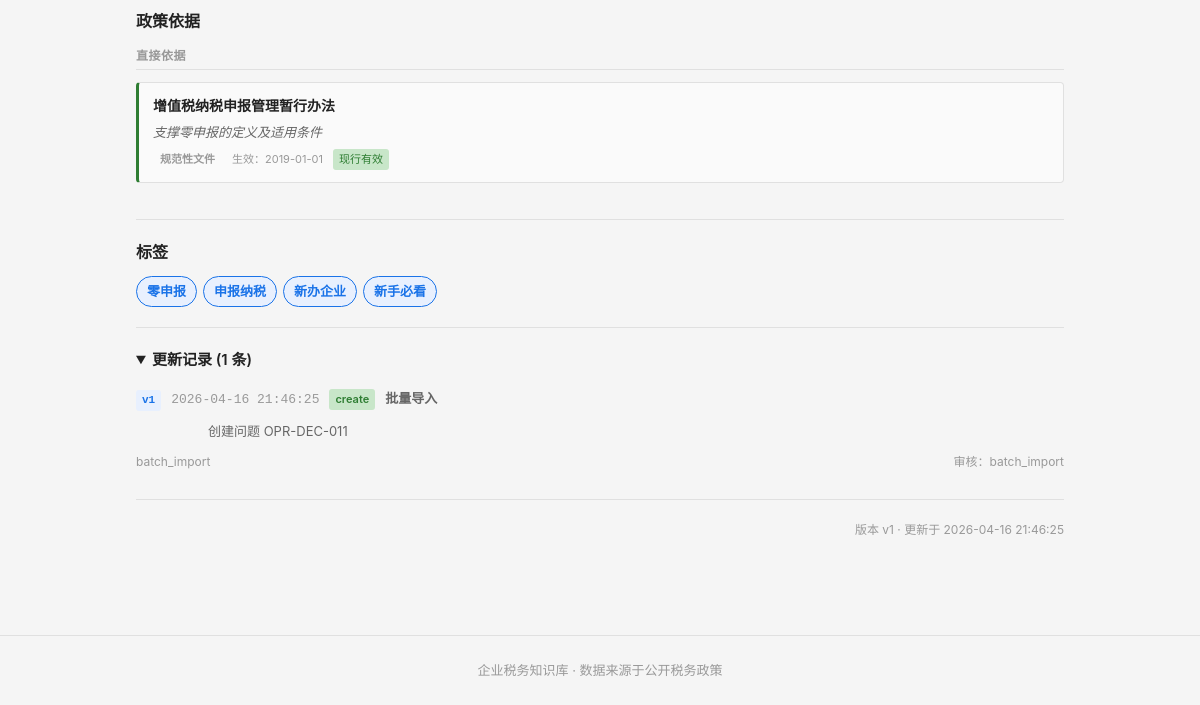
/question/OPR-DEC-011 (lower part), run on an earlier commit of the app's database.
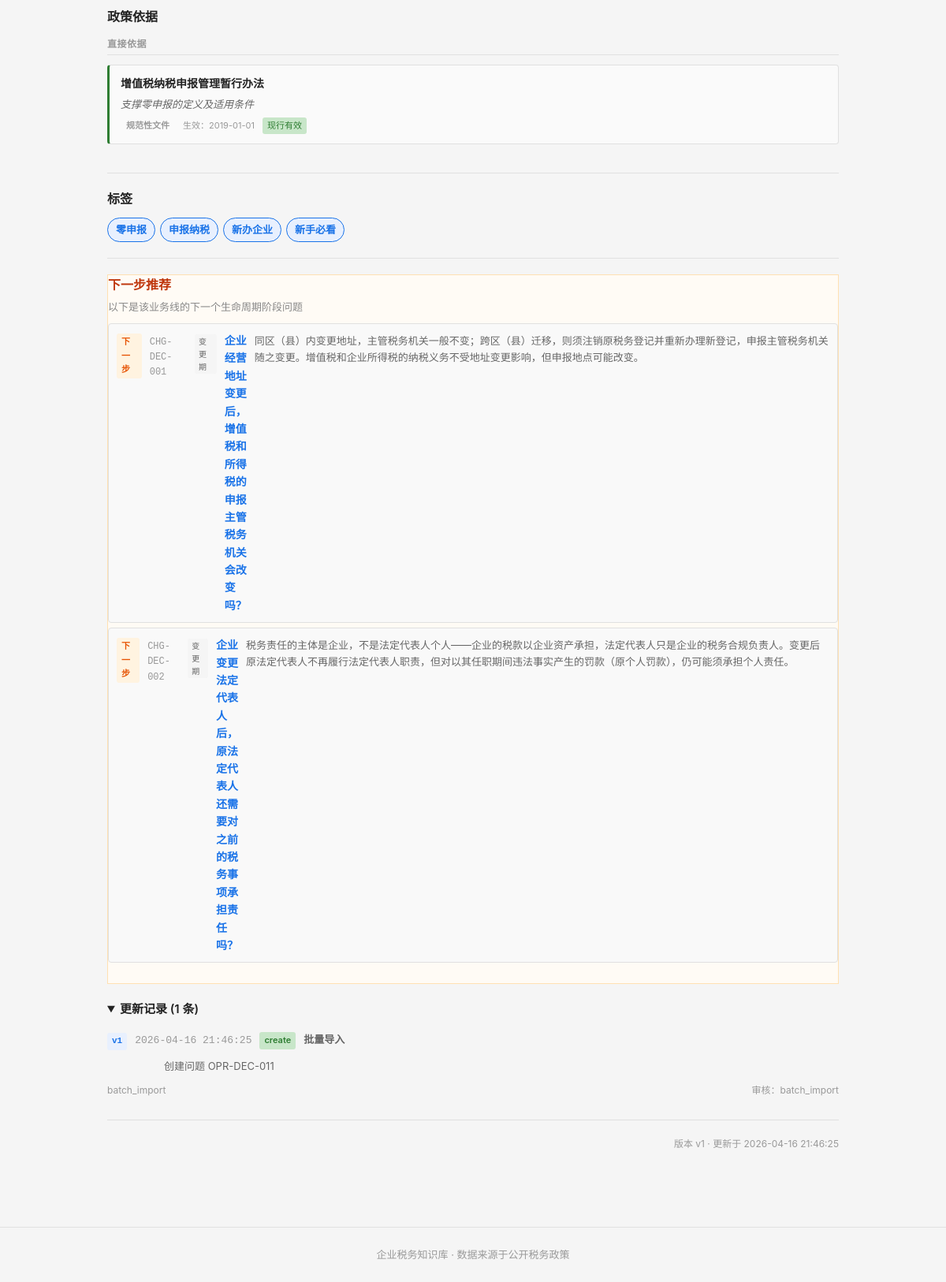
And on a later commit of the database.
### tables this page shows
CREATE TABLE question_policy_link (
    id              INTEGER PRIMARY KEY AUTOINCREMENT,
    question_id     INTEGER NOT NULL,
    policy_id       INTEGER NOT NULL,
    support_type    TEXT NOT NULL,
    support_note    TEXT,
    display_order   INTEGER NOT NULL DEFAULT 1,

    FOREIGN KEY (question_id) REFERENCES question_master(id) ON DELETE CASCADE,
    FOREIGN KEY (policy_id)   REFERENCES policy_basis(id)    ON DELETE CASCADE
);

CREATE TABLE policy_basis (
    id              INTEGER PRIMARY KEY AUTOINCREMENT,
    policy_code     TEXT NOT NULL UNIQUE,
    policy_name     TEXT NOT NULL,
    document_no     TEXT,
    article_ref     TEXT,

    -- 政策层级
    policy_level    TEXT NOT NULL,

    -- 有效期
    effective_date  TEXT,
    expiry_date     TEXT,
    current_status  TEXT NOT NULL DEFAULT 'effective',

    -- 内容摘要
    policy_summary  TEXT,
    raw_quote_short TEXT,

    -- 适用范围
    region_scope    TEXT DEFAULT 'national',

    -- 备注
    remarks         TEXT,

    -- 审计字段
    created_at      TEXT NOT NULL DEFAULT (datetime('now')),
    updated_at      TEXT NOT NULL DEFAULT (datetime('now'))
);

CREATE TABLE question_tag_link (
    id              INTEGER PRIMARY KEY AUTOINCREMENT,
    question_id     INTEGER NOT NULL,
    tag_id          INTEGER NOT NULL,
    is_primary      INTEGER NOT NULL DEFAULT 0,
    display_order   INTEGER NOT NULL DEFAULT 1,

    FOREIGN KEY (question_id) REFERENCES question_master(id) ON DELETE CASCADE,
    FOREIGN KEY (tag_id)      REFERENCES tag_dict(id)       ON DELETE CASCADE
);

CREATE TABLE tag_dict (
    id              INTEGER PRIMARY KEY AUTOINCREMENT,
    tag_code        TEXT NOT NULL UNIQUE,
    tag_name        TEXT NOT NULL,
    tag_category    TEXT,
    parent_id       INTEGER,
    display_order   INTEGER NOT NULL DEFAULT 1,
    status          TEXT NOT NULL DEFAULT 'active',

    FOREIGN KEY (parent_id) REFERENCES tag_dict(id) ON DELETE SET NULL
);

CREATE TABLE question_update_log (
    id              INTEGER PRIMARY KEY AUTOINCREMENT,
    question_id     INTEGER NOT NULL,
    version_no      INTEGER NOT NULL,
    update_date     TEXT NOT NULL DEFAULT (datetime('now')),
    update_type     TEXT NOT NULL,
    update_reason   TEXT,
    updated_by      TEXT,
    reviewed_by     TEXT,
    change_summary  TEXT,

    FOREIGN KEY (question_id) REFERENCES question_master(id) ON DELETE CASCADE
);

CREATE TABLE question_master (
    id              INTEGER PRIMARY KEY AUTOINCREMENT,
    question_code   TEXT NOT NULL UNIQUE,
    question_title  TEXT NOT NULL,
    question_plain  TEXT NOT NULL,

    -- 分类
    stage_code      TEXT NOT NULL,
    module_code     TEXT NOT NULL,
    question_type   TEXT NOT NULL,

    -- 答案
    one_line_answer TEXT NOT NULL,
    detailed_answer TEXT,
    core_definition TEXT,

    -- 条件与边界
    applicable_conditions TEXT,
    exceptions_boundary   TEXT,

    -- 实务
    practical_steps TEXT,
    risk_warning    TEXT,

    -- 适用范围
    scope_level     TEXT NOT NULL DEFAULT 'scope_national',
    local_region    TEXT,

    -- 确定性
    answer_certainty TEXT NOT NULL DEFAULT 'certain_clear',

    -- 元数据
    keywords        TEXT,
    high_frequency_flag INTEGER NOT NULL DEFAULT 0,
    newbie_flag     INTEGER NOT NULL DEFAULT 0,

    -- 版本管理
    status          TEXT NOT NULL DEFAULT 'draft',
    version_no      INTEGER NOT NULL DEFAULT 1,

    -- 审计字段
    created_at      TEXT NOT NULL DEFAULT (datetime('now')),
    updated_at      TEXT NOT NULL DEFAULT (datetime('now'))
);

### backend/app.py (the view)
    @app.route('/question/<question_code>')
    def question_detail(question_code):
        from services.question_service import QuestionService
        svc = QuestionService()
        detail = svc.get_question_detail(question_code)
        if not detail:
            return "问题不存在", 404
        stages = svc.get_stages()
        modules = svc.get_modules()
        return render_template('detail.html',
                               detail=detail, stages=stages, modules=modules)

### backend/services/question_service.py (called while the page is built)
    def _query(self, sql, params=None):
        conn = sqlite3.connect(self.db_path)
        conn.execute("PRAGMA foreign_keys = ON")
        conn.row_factory = sqlite3.Row
        cur = conn.cursor()
        if params:
            cur.execute(sql, params)
        else:
            cur.execute(sql)
        rows = cur.fetchall()
        conn.close()
        return [dict(r) for r in rows]

    def _query_one(self, sql, params=None):
        rows = self._query(sql, params)
        return rows[0] if rows else None

    def get_stages(self):
        return self._query("""
            SELECT tag_code, tag_name
            FROM tag_dict
            WHERE tag_category = 'stage'
            ORDER BY display_order
        """)

    def get_modules(self):
        return self._query("""
            SELECT tag_code, tag_name
            FROM tag_dict
            WHERE tag_category = 'module'
            ORDER BY display_order
        """)

### frontend/templates/detail.html (shortened to what this page needs)
{% extends "base.html" %}
{% macro policy_level_label(code) %}{{ {'level_law':'法律','level_admin':'行政法规','level_department':'部门规章','level_bulletin':'规范性文件','level_provincial':'省级文件','level_local':'地方文件'}.get(code, code or '') }}{% endmacro %}
{% macro stage_label(code) %}
    {%- if code == 'SET' -%}设立期
    {%- elif code == 'OPR' -%}开业期
    {%- elif code == 'CHG' -%}变更期
    {%- elif code == 'RSK' -%}风险期
    {%- elif code == 'SUS' -%}停业期
    {%- elif code == 'CLS' -%}注销期
    {%- else -%}{{ code }}{%- endif -%}
{% endmacro %}
{% block main %}
{% if detail.policies %}
{% set direct_policies = [] %}
{% set procedure_policies = [] %}
{% set other_policies = [] %}
{% for p in detail.policies %}
    {% if p.support_type == 'support_direct' %}{% do direct_policies.append(p) %}{% endif %}
    {% if p.support_type == 'support_procedure' %}{% do procedure_policies.append(p) %}{% endif %}
    {% if p.support_type not in ['support_direct', 'support_procedure'] %}{% do other_policies.append(p) %}{% endif %}
{% endfor %}
<div class="detail-section policies-section">
    <h3>政策依据</h3>
    {% if direct_policies %}
    <div class="policy-group">
        <div class="policy-group-label">直接依据</div>
        <ul class="policy-list">
            {% for p in direct_policies %}
            <li class="policy-item type-direct">
                <div class="policy-title">
                    {{ p.policy_name }}
                </div>
                {% if p.support_note %}<div class="policy-note">{{ p.support_note }}</div>{% endif %}
                <div class="policy-meta">
                    <span class="policy-level-badge level-{{ p.policy_level }}">{{ policy_level_label(p.policy_level) }}</span>
                    {% if p.effective_date %}<span class="policy-effective">生效：{{ p.effective_date }}</span>{% endif %}
                    {% if p.current_status == 'pol_effective' %}<span class="policy-stat effective">现行有效</span>
                    {% elif p.current_status == 'pol_expired' %}<span class="policy-stat expired">已失效</span>
                    {% elif p.current_status == 'pol_partial' %}<span class="policy-stat partial">部分失效</span>{% endif %}
                </div>
            </li>
            {% endfor %}
        </ul>
    </div>
    {% endif %}
</div>
{% endif %}
{% if detail.tags %}
<div class="detail-section tags-section">
    <h3>标签</h3>
    <div class="tag-list">
        {% for t in detail.tags %}
        <a href="/questions?tag={{ t.tag_code }}" class="tag-chip {% if t.is_primary %}primary{% endif %}">{{ t.tag_name }}</a>
        {% endfor %}
    </div>
</div>
{% endif %}
{% if detail.next_step_questions %}
<div class="detail-section next-step">
    <h3>下一步推荐</h3>
    <p class="next-step-hint">以下是该业务线的下一个生命周期阶段问题</p>
    <ul class="relation-list">
        {% for r in detail.next_step_questions %}
        <li>
            <a href="/question/{{ r.question_code }}" class="relation-link">
                <span class="rel-type-badge type-next">下一步</span>
                <span class="rel-code">{{ r.question_code }}</span>
                <span class="rel-stage-badge">{{ stage_label(r.stage_code) }}</span>
                <span class="rel-title">{{ r.question_title }}</span>
                <span class="rel-answer">{{ r.one_line_answer }}</span>
            </a>
        </li>
        {% endfor %}
    </ul>
</div>
{% endif %}
{% if detail.updates %}
<details class="detail-section updates" open>
    <summary class="section-summary">更新记录 ({{ detail.updates|length }} 条)</summary>
    <ul class="update-list">
        {% for u in detail.updates %}
        <li class="update-item">
            <span class="update-version">v{{ u.version_no }}</span>
            <span class="update-date">{{ u.update_date }}</span>
            <span class="update-type-badge type-{{ u.update_type }}">{{ u.update_type }}</span>
            {% if u.update_reason %}<span class="update-reason">{{ u.update_reason }}</span>{% endif %}
            <span class="update-summary">{{ u.change_summary }}</span>
            {% if u.updated_by %}<span class="update-by">{{ u.updated_by }}</span>{% endif %}
            {% if u.reviewed_by %}<span class="update-reviewed">审核：{{ u.reviewed_by }}</span>{% endif %}
        </li>
        {% endfor %}
    </ul>
</details>
{% endif %}
<div class="detail-footer">
    <span>版本 v{{ detail.version_no }} · 更新于 {{ detail.updated_at }}</span>
</div>
{% endblock %}

### frontend/templates/base.html (shortened to what this page needs)
<!DOCTYPE html>
<html lang="zh-CN">
<head>
    <link rel="stylesheet" href="{{ url_for('static', filename='css/style.css') }}">
</head>
<body>
    <main class="container main-content">
        {% block main %}{% endblock %}
    </main>
    <footer class="site-footer">
        <div class="container">
            <p>企业税务知识库 · 数据来源于公开税务政策</p>
        </div>
    </footer>
</body>
</html>

What changed in the data, as far as the page shows it:
added question_master: question_code "CHG-DEC-001", stage_code "变更期", question_title "企业经营地址变更后，增值税和所得税的申报主管税务机关会改变吗？", one_line_answer "同区（县）内变更地址，主管税务机关一般不变；跨区（县）迁移，则须注销原税务登记并重新办理新登记，申报主管税务机关随之变更。增值税和企业所得税的纳税义务不受地址变更影响，但申报地点可能改变。"
added question_master: question_code "CHG-DEC-002", stage_code "变更期", question_title "企业变更法定代表人后，原法定代表人还需要对之前的税务事项承担责任吗？", one_line_answer "税务责任的主体是企业，不是法定代表人个人——企业的税款以企业资产承担，法定代表人只是企业的税务合规负责人。变更后原法定代表人不再履行法定代表人职责，但对以其任职期间违法事实产生的罚款（原个人罚款），仍可能须承担个人责任。"
Also different on the page:
text now shown: "下一步推荐 以下是该业务线的下一个生命周期阶段问题"
